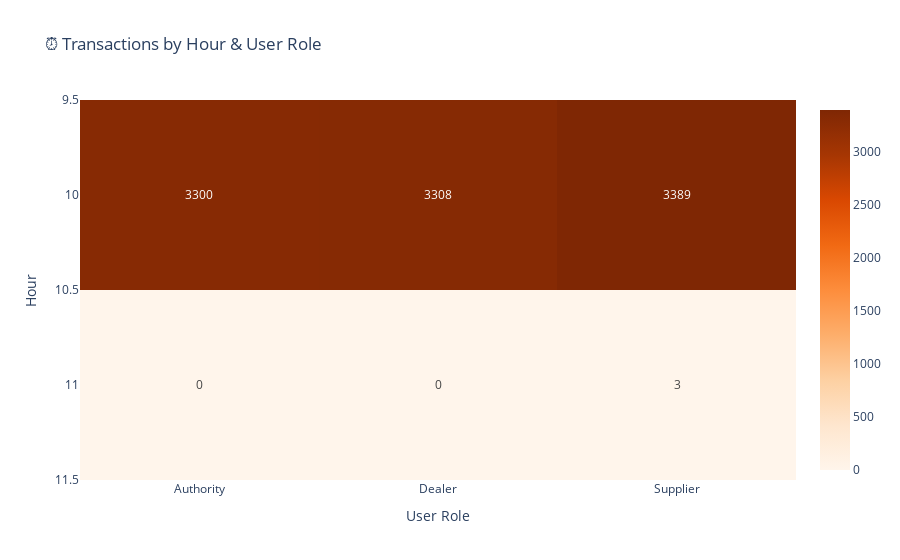

Source (notebook cell):
### Code cell
#  Interactive Heatmap of Hourly Transactions by User Role
# -------------------------
hourly_role = pd.pivot_table(df, index='hour', columns='user_role', values='transaction_id', aggfunc='count').fillna(0)
fig = px.imshow(hourly_role, text_auto=True, color_continuous_scale='Oranges', title='⏰ Transactions by Hour & User Role')
fig.update_layout(xaxis_title="User Role", yaxis_title="Hour")
fig.show()

### Figure 1 — Plotly figure (JSON) as saved in the notebook; plotly's stock layout.template omitted (floating-point values rounded to 4 significant figures)
{"data": [{"coloraxis": "coloraxis", "hovertemplate": "user_role: %{x}<br>hour: %{y}<br>color: %{z}<extra></extra>", "name": "0", "texttemplate": "%{z}", "type": "heatmap", "x": ["Authority", "Dealer", "Supplier"], "xaxis": "x", "y": [10, 11], "yaxis": "y", "z": [[3300, 3308, 3389], [0, 0, 3]]}], "layout": {"coloraxis": {"colorscale": [[0, "rgb(255,245,235)"], [0.125, "rgb(254,230,206)"], [0.25, "rgb(253,208,162)"], [0.375, "rgb(253,174,107)"], [0.5, "rgb(253,141,60)"], [0.625, "rgb(241,105,19)"], [0.75, "rgb(217,72,1)"], [0.875, "rgb(166,54,3)"], [1, "rgb(127,39,4)"]]}, "title": {"text": "⏰ Transactions by Hour & User Role"}, "xaxis": {"anchor": "y", "constrain": "domain", "domain": [0, 1], "scaleanchor": "y", "title": {"text": "User Role"}}, "yaxis": {"anchor": "x", "autorange": "reversed", "constrain": "domain", "domain": [0, 1], "title": {"text": "Hour"}}}}
